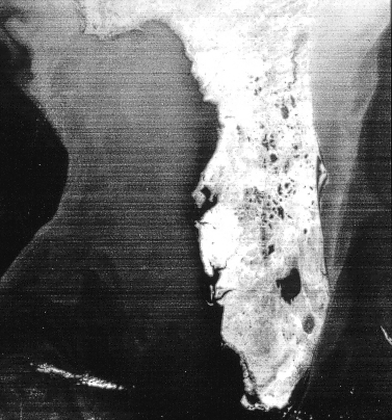
%> input picture a07/pratica7.png, 392 x 420 px, shrunk from 754 x 808 before the run
$ octave a07.m   (GNU Octave 9; MATLAB toolbox functions it lacks are replaced by stand-ins)
%> lines starting %> are read from the running program, lines starting %| are printed output that depends on the picture; in (x1, y1, x2, y2) boxes, pixels count from 0 and x2, y2 are one past the last pixel; in counts of white or black regions, pixels touching at a corner belong together; the program's own positions count from 1
pkg load image;

img_entrada = imread('pratica7.png');
%> img_entrada is the input picture: size 420x392 uint8; min 4, max 255, mean 109.3

img_entrada = im2double(img_entrada);
%> img_entrada: size 420x392 double

[height, width] = size(img_entrada);
%> height = 420; width = 392

x = fft2(img_entrada, height*2, width*2);

transformada_fourier_centralizada = fftshift(x);

espectro = uint8(abs(transformada_fourier_centralizada));
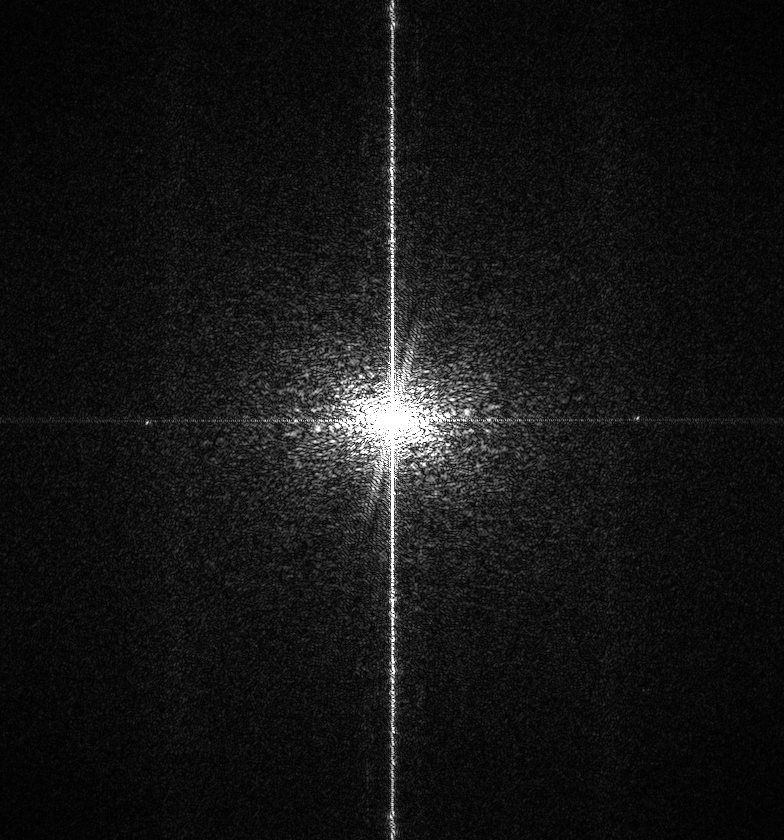
%> espectro: size 840x784 uint8; min 0, max 255, mean 20.8

imwrite(espectro, "espectro.png");

P = height * 2;
%> P = 840
Q = width * 2;
%> Q = 784

filtro = ones(P, Q, "double");

for i=1:P
   for j=1:Q
       if (j > ((Q/2) - 8)
         && j < ((Q/2) + 8))
          filtro(i,j) = 0;
       endif
       if (j > ((Q/2) - 40)
         && j < ((Q/2) + 40)
         (i > ((P/2) - 40)
         && i < ((P/2) + 40)))
         filtro(i,j) = 1;
       endif
   endfor
endfor
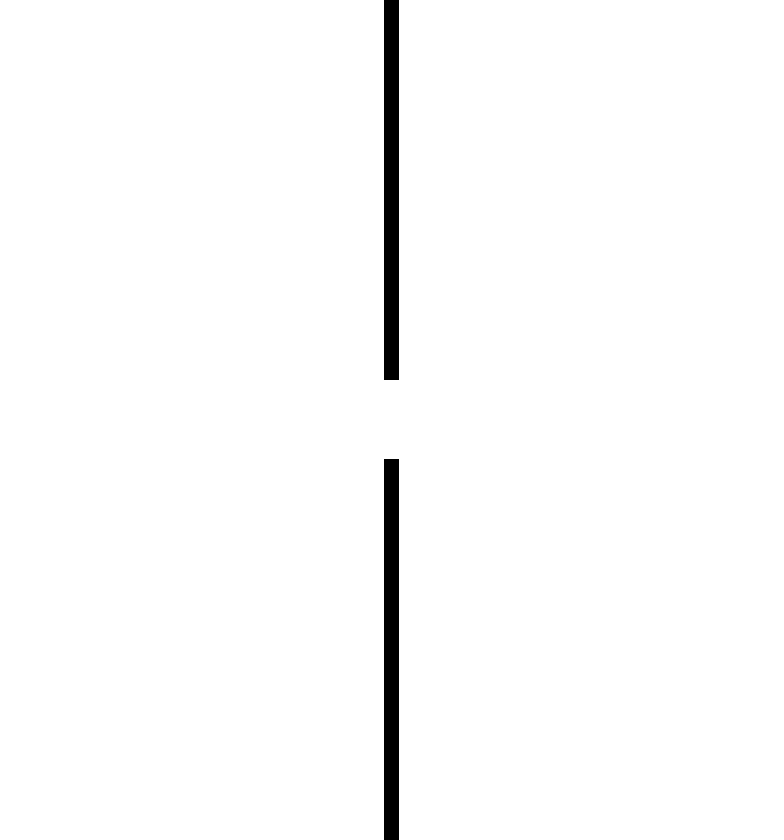
%> filtro: size 840x784 double; values 0 (black) and 1 (white), 98.3% white; 2 black regions, box (x1, y1, x2, y2) and area: (384, 459, 399, 840) 5715, (384, 0, 399, 380) 5700

imwrite(filtro,"filtro.png");

resultado = transformada_fourier_centralizada .* filtro;

A = ifftshift(resultado);

z = real(ifft2(A));
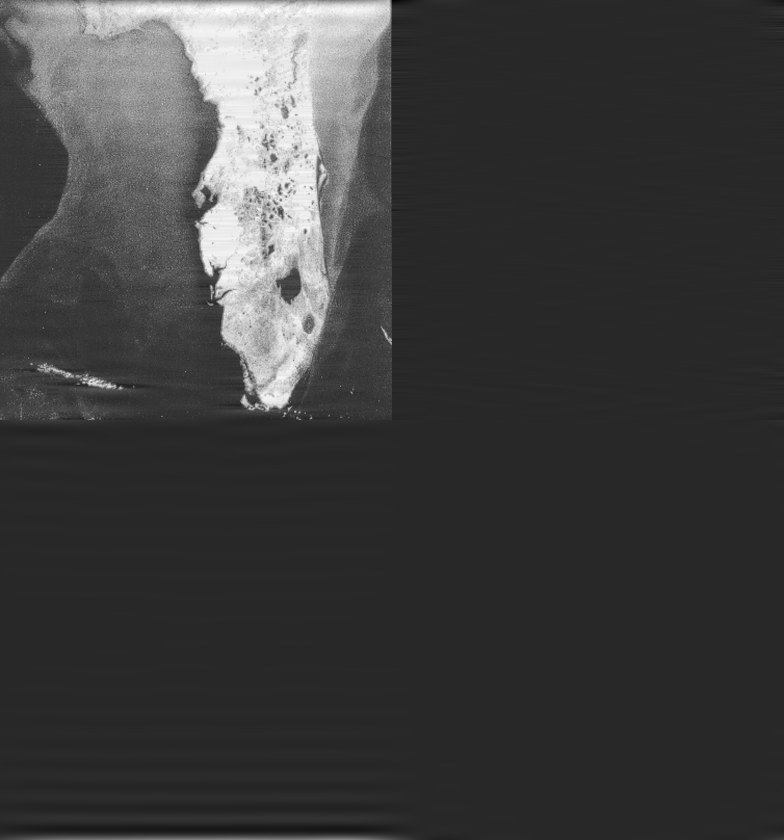
%> z: size 840x784 double; min -0.207, max 1.09, mean 0.107; drawn with min black and max white

img_saida = im2uint8(z);
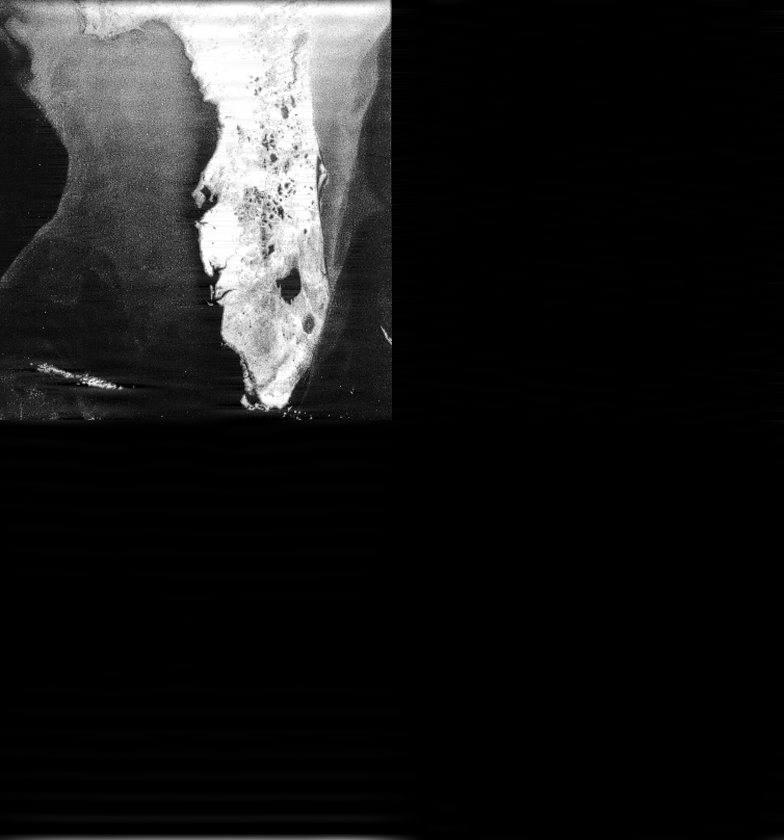
%> img_saida: size 840x784 uint8; min 0, max 255, mean 27.5

imwrite(img_saida(1:height, 1:width),"resultado.png");
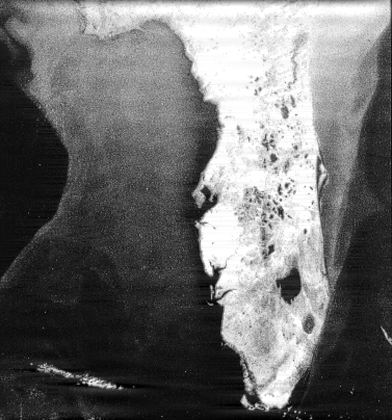
%> saved as resultado.png: size 420x392 uint8; min 0, max 255, mean 108.6
